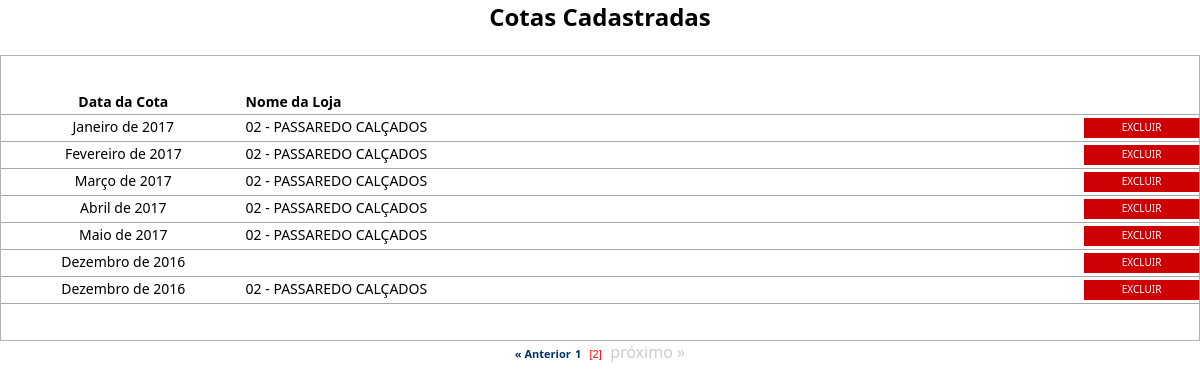
The app's page /visualiza_cotas.php?pg=1, older data.
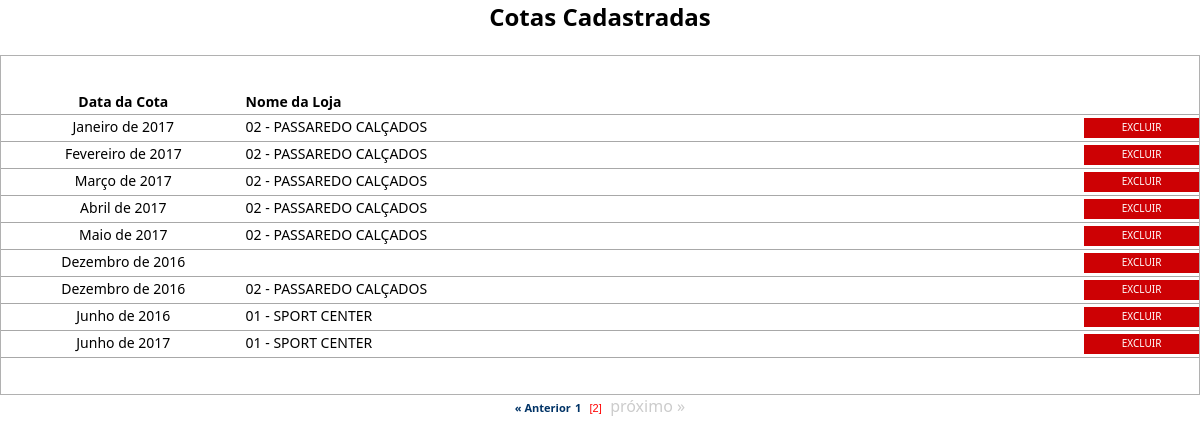
The same page, newer data.
### tables this page shows
CREATE TABLE `cotas` (
  `id_cotas` int(10) unsigned NOT NULL AUTO_INCREMENT,
  `nome_loja` varchar(100) DEFAULT NULL,
  `fornecedor` varchar(50) NOT NULL,
  `mes_cota` varchar(10) DEFAULT NULL,
  `ano_cota` varchar(15) DEFAULT NULL,
  `cota_mensal` float DEFAULT NULL,
  `cota_saldo` float DEFAULT NULL,
  PRIMARY KEY (`id_cotas`)
);

### processos/database.php (called while the page is built, shortened)
<?php
function DBRead ($table, $params = null, $fields = '*') {
	$params = ($params) ? " {$params}" : null;
		$query = "SELECT {$fields} FROM {$table}{$params}";
		$result = DBExecute($query);
		if (!mysqli_num_rows($result))
			return false;
		else {
			while ($res = mysqli_fetch_assoc($result)) {
				$data[] = $res;
			}
			return $data;
		}
}
function DBExecute($query){
	$link = DBConnect();
	$result = @mysqli_query($link, $query) or die (mysqli_error($link));
	return $result;
}
?>

### visualiza_cotas.php (the view, shortened to what this page needs)
<!doctype html>
<html>
<head>
<link href="css/style.css" rel="stylesheet" type="text/css">
<link href="css/style.css" rel="stylesheet" type="text/css">
<link rel="stylesheet" href="css/menu.css">
</head>
<body>
<center><h2> Cotas Cadastradas </h2></center>
<br />
<table width="100%" border="0" cellpadding="0" cellspacing="0" class="table">
	<tr class="linha">
		<td class="linha" width="20%" align="center"><b>Data da Cota</b></td>
		<td class="linha"><b>Nome da Loja</b></td>
    <td width="10%" align="center" class="linha"></td>
	</tr>
<?php
require 'processos/database.php';
  $numreg = 15;
  $inicial = $_GET['pg'] * $numreg;
	$cotas = DBRead ("cotas", "ORDER BY mes_cota AND ano_cota ASC LIMIT $inicial, $numreg", "id_cotas, nome_loja, mes_cota, ano_cota");
  $sql = DBRead ("cotas");
  $quant = count($sql);
		foreach ($cotas as $ct){
		?>
	<tr onmouseover="ChangeColor(this, true);" onmouseout="ChangeColor(this, false);">
		<td class="linha" align="center" valign="middle" onclick="DoNav('altera_cota.php?id=<?php echo $ct['id_cotas'];?>');">
      <?php echo $ct['mes_cota'].' de '.$ct['ano_cota'];?>
    </td>
		<td class="linha espaco" valign="middle" onclick="DoNav('altera_cota.php?id=<?php echo $ct['id_cotas'];?>');">
      <?php echo $ct['nome_loja']; ?>
    </td>
	  <td class="linha espaco" valign="middle">
      <span class="excluir">
        <a href="javascript:aviso('<?=$ct['id_cotas'];?>');">Excluir</a>
      </span>
    </td>
  </tr>
<?php
	}
?>
</table>
<center>
<?php
  require "paginacao.php";
?>
</center>
</body>
</html>

### paginacao.php (shortened to what this page needs)
<?php
$quant_pg = ceil($quant/$numreg);
$quant_pg++;
if ( @$_GET['pg'] > 0) {
echo "<a href=".$_SERVER['PHP_SELF']."?pg=".(@$_GET['pg']-1)." class=pg ><b>&laquo; Anterior</b></a>";
} else {
echo "<font color=#CCCCCC>&laquo; anterior </font>";
}
for($i_pg=1; $i_pg<$quant_pg;$i_pg++) {
if (@$_GET['pg'] == ($i_pg-1)) {
echo "&nbsp;<span class=pgoff>[$i_pg]</span>&nbsp;";
} else {
$i_pg2 = $i_pg-1;
echo "&nbsp;<a href=".$_SERVER['PHP_SELF']."?pg=$i_pg2 class=pg><b>$i_pg</b></a>&nbsp;";
}
}
if ((@$_GET['pg']+2) < $quant_pg) {
echo "<a href=".$_SERVER['PHP_SELF']."?pg=".(@$_GET['pg']+1)." class=pg ><b>próximo &raquo;</b></a>";
} else {
echo "<font color=#CCCCCC>  próximo &raquo;</font>";
}
?>

Row changes from the older to the newer data that the page shows:
added cotas: mes_cota "Junho", ano_cota "2016", nome_loja "01 - SPORT CENTER"
added cotas: mes_cota "Junho", ano_cota "2017", nome_loja "01 - SPORT CENTER"
